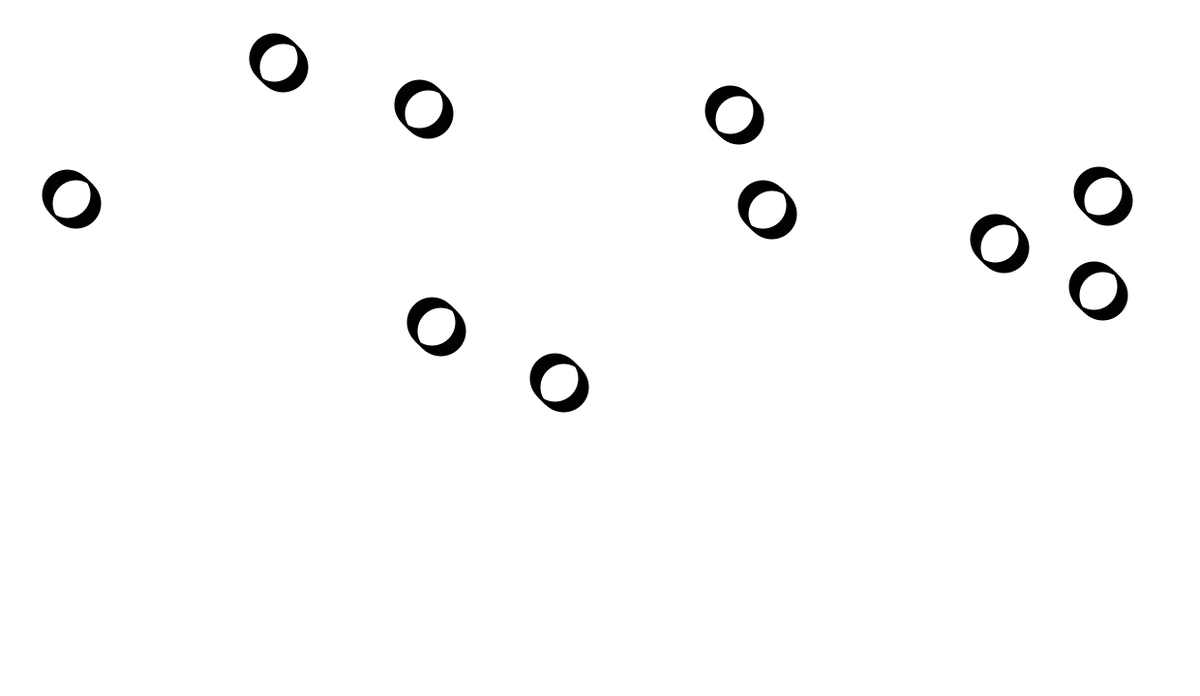
Frame 1 (no input)
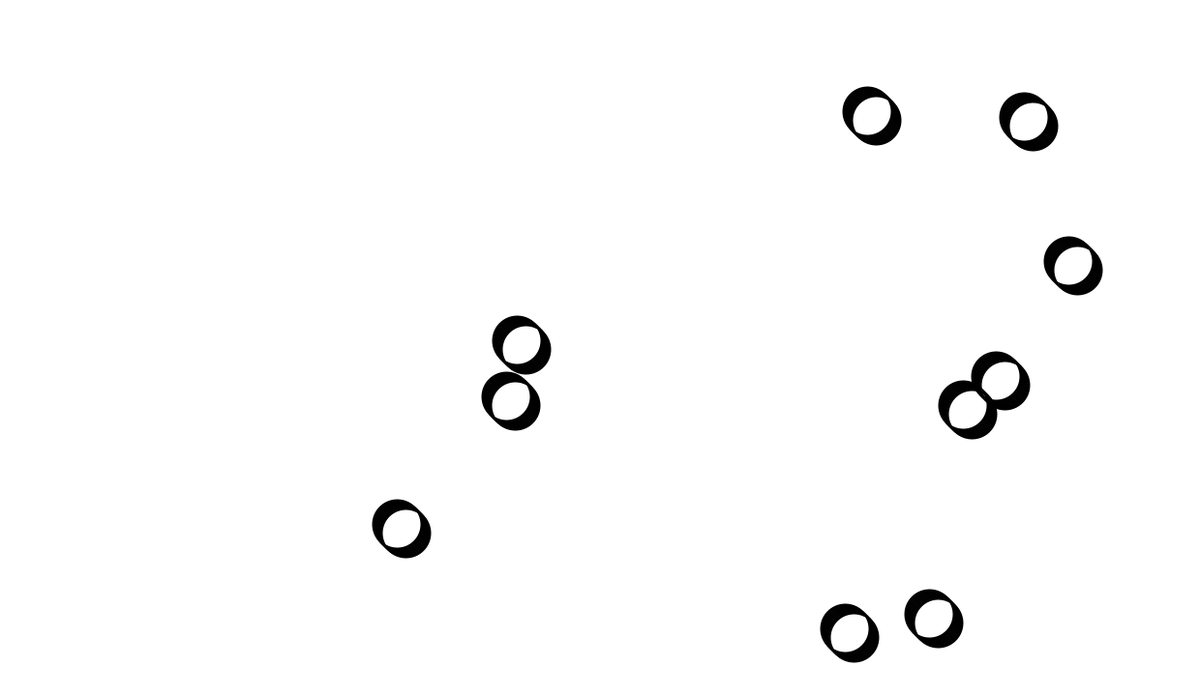
Frame 60 (the mouse pressed at the canvas centre just before this capture)
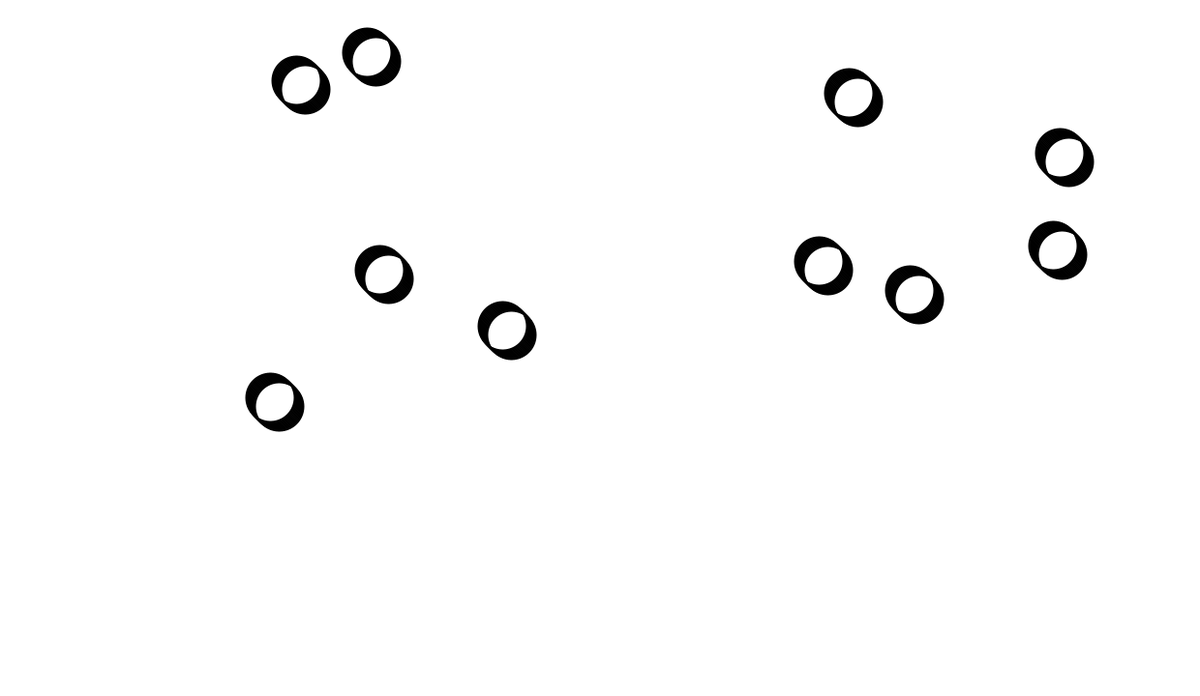
Frame 120 (the mouse held since frame 60 and released just before this capture)

The Processing sketch that drew these frames (run headless with seeded random() and noise(); from frame 60 on, the mouse is pressed at the canvas centre):

// Processing sketch: TaskFour
// ── TaskFour.pde
// 4.b
// 4.h
Circle[] circles = new Circle[10];

// 4.i
int xPos;
int yPos;

// 4.a
void setup() {
  size(1240, 720);

  // 4.e
  Circle c = new Circle(width/2, height/2);

  // 4.g
  c.display();

  // 4.i
  for (int i = 0; i < circles.length; i++) {
    xPos = (int) random(50, width-50); // Random xPos
    yPos = (int) random(50, height-50); // Random yPos

    // 4.j
    circles[i] = new Circle(xPos, yPos);
  }
}

void draw() {
  background(255);

  // 4.l
  for (Circle e : circles) {
    e.move();
  }
}

// ── Circle.pde
// 4.c
class Circle {

  // Attributes
  int xPos;
  int yPos;
  int speed;

  // Constructor
  // 4.d
  Circle(int xPos, int yPos) {
    this.xPos = xPos;
    this.yPos = yPos;
    speed = 1;
  }

  // Method
  // 4.f
  void display() {
    strokeWeight(2);
    stroke(0);
    noFill();
    ellipse(xPos, yPos, 50, 50);
  }

  // 4.k
  void move() {
    for (int i = 0; i < circles.length; i++) {

      if (xPos < 50 || xPos > (width-50)|| yPos < 50 || yPos > (height-50)) {
        speed = speed * -1;
      }

      xPos += speed;
      yPos += speed;

      display();
    }
  }
}
